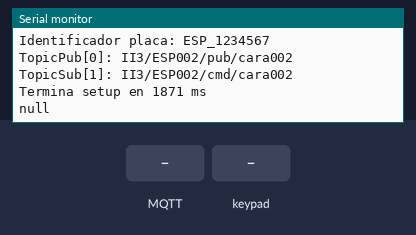
The sketch below on a simulated ESP8266 (NodeMCU). On the bench: the last lines printed to the serial monitor. The test bench sets the inputs (shaded band). No MQTT or app messages arrive unless stated.

Above: at 3.0 s.
3.1 s: MQTT message "0" arrives on the first subscribed topic
At 5.8 s:
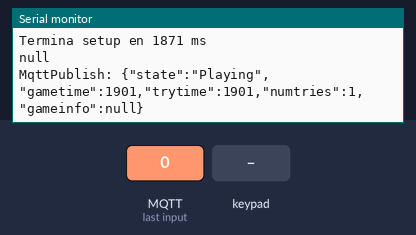
6.1 s: key '1' pressed
At 7.3 s:
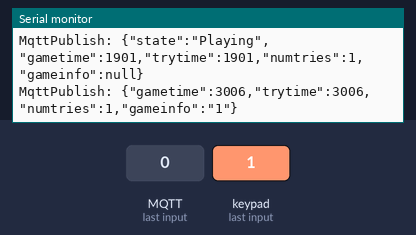
7.6 s: keypad keys 1 2 # pressed 0.4 s apart
At 9.1 s:
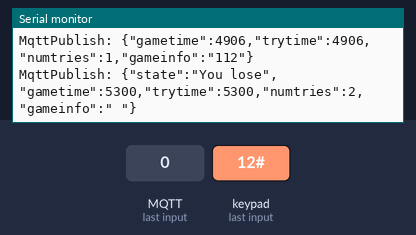
10.3 s: key '#' pressed
At 11.8 s:
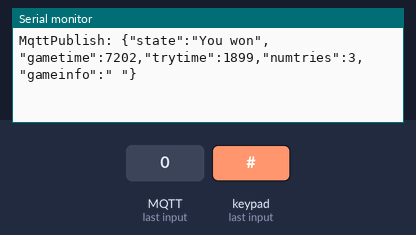

Measured:
- after the input at 3.1 s, the serial monitor: prints a new line after 1.9 s (image 1)
- after the input at 6.1 s, the serial monitor: prints a new line at once (image 2)
- after the input at 7.6 s, the serial monitor: prints a new line at once (image 3)
- after the input at 10.3 s, the serial monitor: prints a new line at once (image 4)

The sketch:

cara002.ino
```cpp
/* --------------------------------------------------------------------------------------- */
#include <infra.h>  /* Declaración de Infra */
#include <Keypad.h> /* Libreria para usar el numpad */
#define NUM_ROWS 4  /* Tamaño del numpad (4 x 4)    */
#define NUM_COLS 4
#define CHAR_0 '0'
#define CHAR_9 '9'
#define CHAR_SEND '#'
#define MAX_DIGITS 9

char keys[NUM_ROWS][NUM_COLS] = {{'1','2','3','A'},  {'4','5','6','B'},  {'7','8','9','C'},  {'*','0','#','D'}};  /* Layout */
byte rowPins[NUM_ROWS] = {D0, D1, D2, D3}; /* Configuración de pines del numpad */
byte colPins[NUM_COLS] = {D4, D5, D6, D7}; /* Configuración de pines del numpad */
Keypad myKeypad = Keypad( makeKeymap(keys), rowPins, colPins, NUM_ROWS, NUM_COLS); /* Instancia de la clase keypad */

Infra objInfra;
char *strTopicPub = "II3/ESP002/pub/cara002"; /* topic principal para publicar contenido y lastwill */
char *strTopicCmd = "II3/ESP002/cmd/cara002"; /* topic para recibir peticiones de comando */

/* VARIABLES GLOBALES */
int ans = NULL; /* Resupuesta del acertijo */

/* --------------------------------------------------------------------------------------- */

/* FUNCIONES */
void mqttCallback(char* topic, byte* payload, unsigned int length){  /* Procesa los mensajes enviados a través Node-red */
  char *mensaje = (char *)malloc(length+1);
  strncpy(mensaje, (char*)payload, length);
  mensaje[length]='\0';
  if (strcmp(topic, strTopicCmd)==0){
    ans = atoi(mensaje);
    objInfra.ReportStart(NULL);}
  free(mensaje);
}


int countDigit(int number){  /* Calcula el número de dígitos que tiene un número cualquiera */
  return int(log10(number) + 1);
}

void setup(){
  /* Setup de la infraestructura */
  objInfra.mqttTopicsPub[TOPIC_MAIN] = strTopicPub;
  objInfra.mqttTopicsSub[TOPIC_NUM_CMD] = strTopicCmd;
  objInfra.Setup(mqttCallback);
}

/* --------------------------------------------------------------------------------------- */

void loop(){
  /* variables */
  static int number = 0;
  static char strDigits[10]= "";
  static int iDigit = 0;

  objInfra.Loop();

  if (!objInfra.GameRunning())
    return;

  char key = myKeypad.getKey(); /* Recibo una tecla del numpad */

  if ((key == CHAR_SEND) && (ans == number)){    /* si se pulsa enviar y la respuesta es correcta */
    objInfra.ReportSuccess(" "); /* Actualiza el estado a: "You won" */
  }
  else if ((key == CHAR_SEND) && (ans != number)){    /* si se pulsa enviar y la respuesta es incorrecta */
    objInfra.ReportFailure(" "); /* Actualiza el estado a: "Failure" y suma un intento */
    strcpy(strDigits,"");        /* Limpio el string en Node-Red */
    number = 0; /* Reinicio el número */
  }
  else if (key >= CHAR_0 && key <= CHAR_9){    /* Envía el número a Node-Red */
    if(countDigit(number) < MAX_DIGITS){
      /* Evita el overflow */
      number = 10*number + (key-48); /* Concateno dígito a digíto para formar un número */
    }
    String str = String(number);
    str.toCharArray(strDigits, 10);
    objInfra.ReportStatus2(strDigits);
  }
}
```
